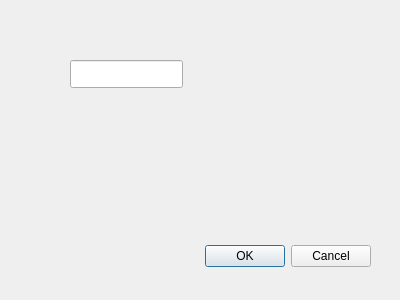
<?xml version="1.0" encoding="UTF-8"?>
<ui version="4.0">
 <class>EncryptWindow</class>
 <widget class="QDialog" name="EncryptWindow">
  <property name="geometry">
   <rect>
    <x>0</x>
    <y>0</y>
    <width>400</width>
    <height>300</height>
   </rect>
  </property>
  <property name="windowTitle">
   <string>Dialog</string>
  </property>
  <widget class="QDialogButtonBox" name="buttonBox">
   <property name="geometry">
    <rect>
     <x>30</x>
     <y>240</y>
     <width>341</width>
     <height>32</height>
    </rect>
   </property>
   <property name="orientation">
    <enum>Qt::Orientation::Horizontal</enum>
   </property>
   <property name="standardButtons">
    <set>QDialogButtonBox::StandardButton::Cancel|QDialogButtonBox::StandardButton::Ok</set>
   </property>
  </widget>
  <widget class="QLineEdit" name="File1Path">
   <property name="geometry">
    <rect>
     <x>70</x>
     <y>60</y>
     <width>113</width>
     <height>28</height>
    </rect>
   </property>
   <property name="readOnly">
    <bool>true</bool>
   </property>
  </widget>
 </widget>
 <resources/>
 <connections>
  <connection>
   <sender>buttonBox</sender>
   <signal>accepted()</signal>
   <receiver>EncryptWindow</receiver>
   <slot>accept()</slot>
   <hints>
    <hint type="sourcelabel">
     <x>248</x>
     <y>254</y>
    </hint>
    <hint type="destinationlabel">
     <x>157</x>
     <y>274</y>
    </hint>
   </hints>
  </connection>
  <connection>
   <sender>buttonBox</sender>
   <signal>rejected()</signal>
   <receiver>EncryptWindow</receiver>
   <slot>reject()</slot>
   <hints>
    <hint type="sourcelabel">
     <x>316</x>
     <y>260</y>
    </hint>
    <hint type="destinationlabel">
     <x>286</x>
     <y>274</y>
    </hint>
   </hints>
  </connection>
 </connections>
</ui>
